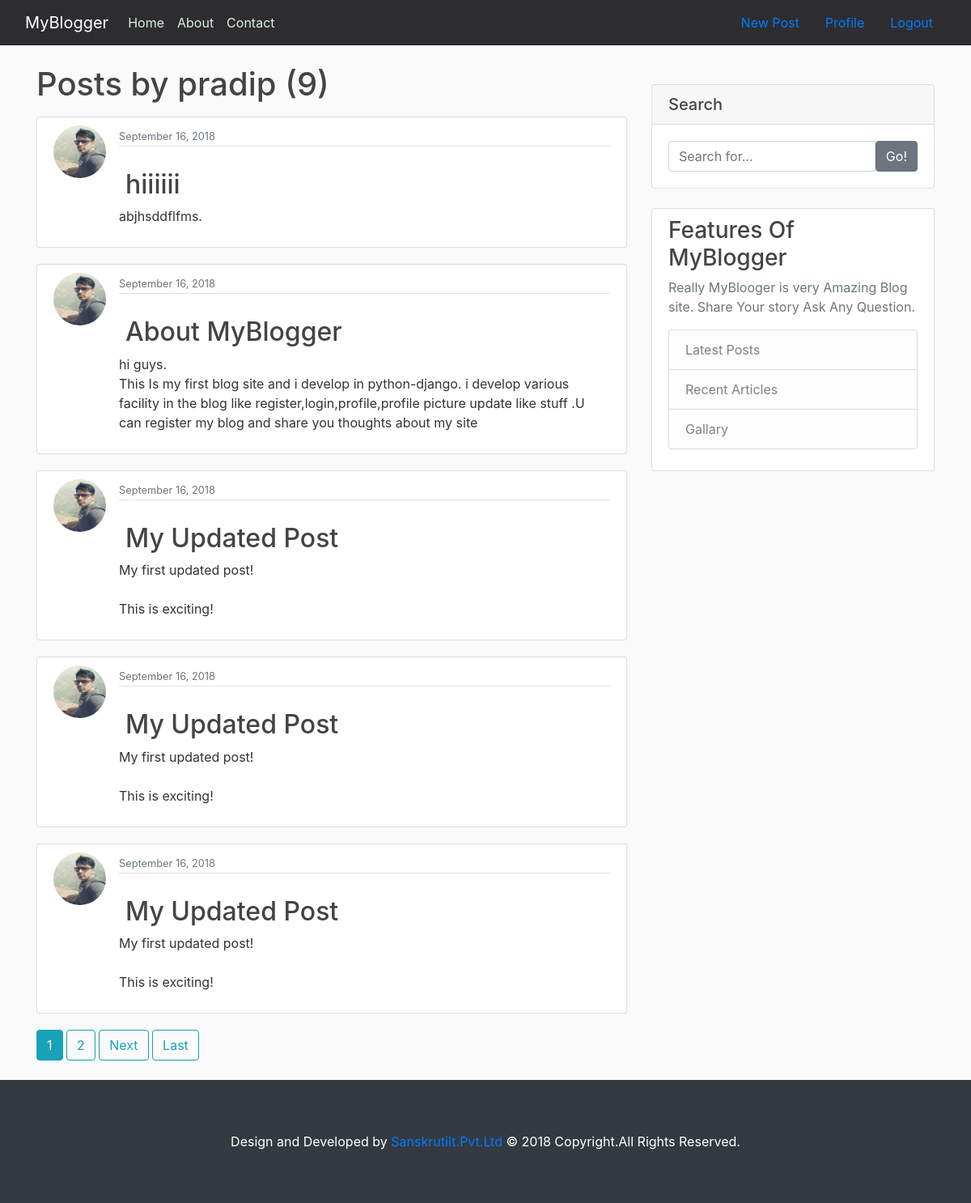
The app's page /user/pradip (signed in) with its own data.
### blog/models.py (models this page shows, shortened)
class Post(models.Model):
    title = models.CharField(max_length=100)
    content = models.TextField()
    date_posted = models.DateTimeField(default=timezone.now)
    author = models.ForeignKey(User, on_delete=models.CASCADE)

### users/models.py (models this page shows, shortened)
class Profile(models.Model):
    user = models.OneToOneField(User, on_delete=models.CASCADE)
    image = models.ImageField(default='default.jpg', upload_to='profile_pics')

### blog/views.py (the view)
# urls.py: path('user/<str:username>', UserPostListView.as_view(), name='user-posts'),
class UserPostListView(ListView):
    model = Post
    template_name = 'blog/user_posts.html'  # <app>/<model>_<viewtype>.html
    context_object_name = 'posts'
    paginate_by = 5
    def get_queryset(self):
        user = get_object_or_404(User, username=self.kwargs.get('username'))
        return Post.objects.filter(author=user).order_by('-date_posted')

### blog/templates/blog/user_posts.html (shortened to what this page needs)
{% extends "blog/base.html" %}
{% block content %}
    <h1 class="mb-3">Posts by {{ view.kwargs.username }} ({{ page_obj.paginator.count }})</h1>
    {% for post in posts %}
        <article class="media content-section">
          <img class="rounded-circle article-img" src="{{ post.author.profile.image.url }}">
          <div class="media-body">
            <div class="article-metadata">
              <a class="mr-2" href="{% url 'user-posts' post.author.username %}"{{ post.author }}</a>
              <small class="text-muted">{{ post.date_posted|date:"F d, Y" }}</small>
            </div>
            <h2><a class="article-title" href="{% url 'post-detail' post.id %}">{{ post.title }}</a></h2>
            <p class="article-content">{{ post.content }}</p>
          </div>
        </article>
    {% endfor %}
    {% if is_paginated %}
      {% for num in page_obj.paginator.page_range %}
        {% if page_obj.number == num %}
          <a class="btn btn-info mb-4" href="?page={{ num }}">{{ num }}</a>
        {% elif num > page_obj.number|add:'-3' and num < page_obj.number|add:'3' %}
          <a class="btn btn-outline-info mb-4" href="?page={{ num }}">{{ num }}</a>
        {% endif %}
      {% endfor %}
      {% if page_obj.has_next %}
        <a class="btn btn-outline-info mb-4" href="?page={{ page_obj.next_page_number }}">Next</a>
        <a class="btn btn-outline-info mb-4" href="?page={{ page_obj.paginator.num_pages }}">Last</a>
      {% endif %}
    {% endif %}
{% endblock content %}

### static/css/main.css (style rules this page uses)
body { background: #fafafa; color: #333333; margin-top: 5rem; }
h1, h2, h3, h4, h5, h6 { color: #444444; }
.content-section { background: #ffffff; padding: 10px 20px; border: 1px solid #dddddd; border-radius: 3px; margin-bottom: 20px; }
.article-title { color: #444444; }
.article-content { white-space: pre-line; }
.article-img { height: 65px; width: 65px; margin-right: 16px; }
.article-metadata { padding-bottom: 1px; margin-bottom: 4px; border-bottom: 1px solid #e3e3e3 }

### records on screen
Post: author.profile.image (picture), date_posted "September 16, 2018", title "hiiiiii", content "abjhsddflfms."
Post: author.profile.image (picture), date_posted "September 16, 2018", title "About MyBlogger", content "hi guys. This Is my first blog site and i develop in python-django. i develop various facility in the blog like register,login,profile,profile picture update like stuff .U can register my blog and share you thoughts about my site"
Post: author.profile.image (picture), date_posted "September 16, 2018", title "My Updated Post", content "My first updated post! This is exciting!"
Post: author.profile.image (picture), date_posted "September 16, 2018", title "My Updated Post", content "My first updated post! This is exciting!"
Post: author.profile.image (picture), date_posted "September 16, 2018", title "My Updated Post", content "My first updated post! This is exciting!"

### other values on screen
{{ view.kwargs.username }} "pradip"
{{ page_obj.paginator.count }} "9"
{{ num }} "1"
{{ num }} "2"
